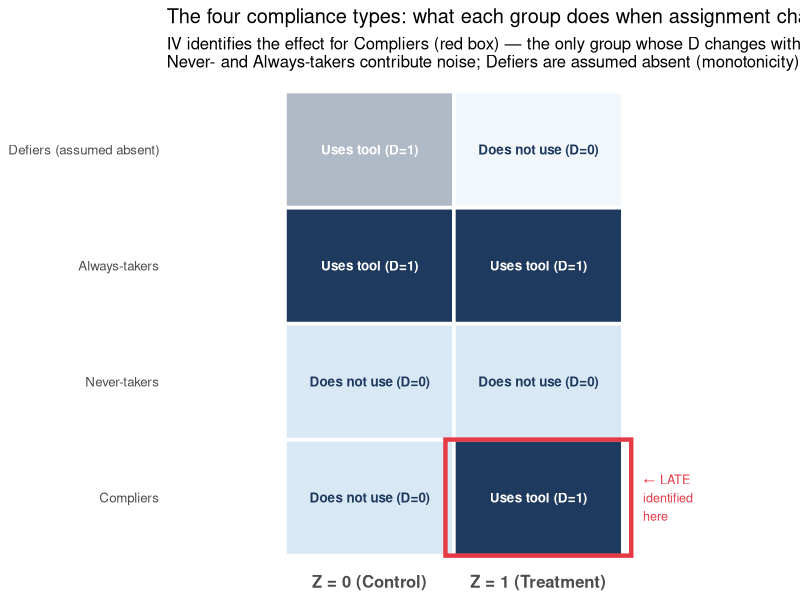
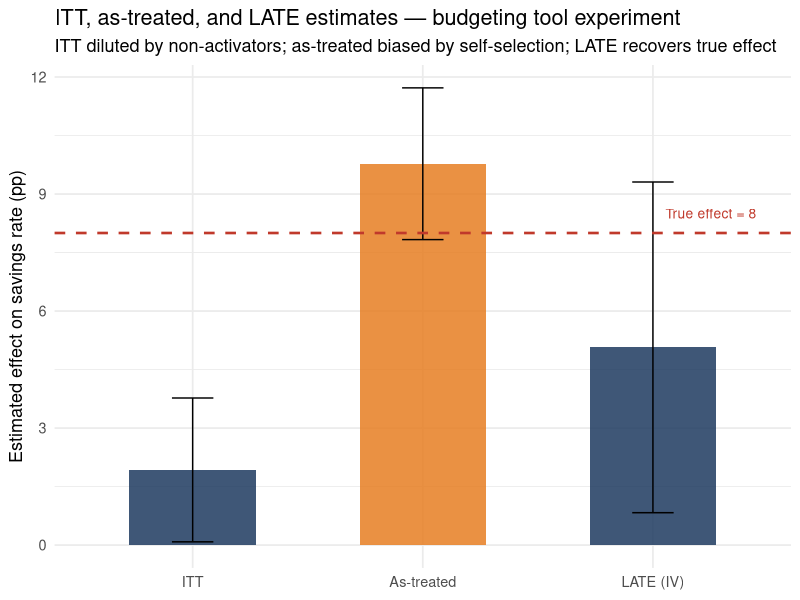

Recreate these plots in R, in order.
## ---- chunk 1
library(tidyverse)
library(AER)
library(broom)
library(ggplot2)
library(patchwork)
library(sandwich)
library(lmtest)
set.seed(42)
## ---- chunk 2
# Visual illustration of the four compliance types
compliance_grid <- tibble(
  type      = rep(c("Compliers", "Never-takers", "Always-takers", "Defiers (assumed absent)"), each = 2),
  condition = rep(c("Z = 0 (Control)", "Z = 1 (Treatment)"), times = 4),
  D         = c(0, 1,   # Compliers: 0 when control, 1 when treatment
                0, 0,   # Never-takers: always 0
                1, 1,   # Always-takers: always 1
                1, 0),  # Defiers: opposite of assignment
  affected  = c(TRUE, TRUE,   # Compliers are affected
                FALSE, FALSE, # Never-takers not affected
                FALSE, FALSE, # Always-takers not affected
                TRUE, TRUE)   # Defiers are affected (but assumed away)
) |>
  mutate(
    D_label    = ifelse(D == 1, "Uses tool (D=1)", "Does not use (D=0)"),
    type       = factor(type, levels = c("Compliers", "Never-takers",
                                         "Always-takers", "Defiers (assumed absent)")),
    condition  = factor(condition, levels = c("Z = 0 (Control)", "Z = 1 (Treatment)"))
  )

fill_colors <- c("Uses tool (D=1)"    = "#1e3a5f",
                 "Does not use (D=0)" = "#d9e8f5")
text_colors <- c("Uses tool (D=1)"    = "white",
                 "Does not use (D=0)" = "#1e3a5f")

ggplot(compliance_grid,
       aes(x = condition, y = type, fill = D_label)) +
  geom_tile(color = "white", linewidth = 1.2, aes(alpha = ifelse(type == "Defiers (assumed absent)", 0.35, 1))) +
  geom_text(aes(label = D_label, color = D_label), size = 3.4, fontface = "bold") +
  # Highlight complier column change
  annotate("rect", xmin = 1.45, xmax = 2.55, ymin = 0.5, ymax = 1.5,
           fill = NA, color = "#e63946", linewidth = 1.5) +
  annotate("text",  x = 2.62, y = 1, label = "\u2190 LATE\nidentified\nhere",
           hjust = 0, size = 3.2, color = "#e63946", linewidth = 0.8) +
  scale_fill_manual(values = fill_colors) +
  scale_color_manual(values = text_colors) +
  scale_alpha_identity() +
  coord_cartesian(xlim = c(0.4, 2.9)) +
  labs(
    title    = "The four compliance types: what each group does when assignment changes",
    subtitle = "IV identifies the effect for Compliers (red box) — the only group whose D changes with Z.\nNever- and Always-takers contribute noise; Defiers are assumed absent (monotonicity).",
    x = NULL, y = NULL
  ) +
  theme_minimal(base_size = 12) +
  theme(legend.position = "none",
        panel.grid     = element_blank(),
        axis.text.x    = element_text(face = "bold", size = 12))
## ---- chunk 3
set.seed(42)
n <- 200
Z <- rep(c(0, 1), each = 100)

# Latent motivation: financial self-efficacy, goal orientation, savings habits
motivation  <- rnorm(n, 0, 1)

# In the treatment arm, higher motivation → higher probability of activating the tool
# Average compliance rate ≈ 65% (plogis(-0.4) ≈ 0.40 at motivation=0;
# ranges from ~0.40 to ~0.85 across motivation distribution)
p_activate  <- plogis(-0.4 + 1.2 * motivation)
D <- ifelse(Z == 1, rbinom(n, 1, p_activate), 0)   # one-sided noncompliance

# True DGP: tool raises savings by 8 pp; motivation also independently raises savings
# → Activators (D=1) are both using the tool AND more motivated: as-treated is biased upward
savings_rate <- 10 + 8 * D + 3 * motivation + rnorm(n, 0, 5)

df_nc <- tibble(id = 1:n, Z = factor(Z), D = factor(D), motivation, savings_rate)

# Confirm the bias mechanism is present
cat("Compliance rate (treatment arm):  ", round(mean(D[Z==1]), 2), "\n")
cat("Mean motivation among activators: ", round(mean(motivation[D==1]), 2), "\n")
cat("Mean motivation among non-activators:", round(mean(motivation[D==0 & Z==1]), 2), "\n")
cat("→ Activators are more motivated by", round(mean(motivation[D==1]) - mean(motivation[D==0 & Z==1]), 2),
    "SDs — this is what biases the as-treated estimate upward.\n")
## ---- chunk 4
# Compliance rates by arm
df_nc |>
  group_by(Z) |>
  summarise(
    n = n(),
    n_activated = sum(as.integer(as.character(D))),
    compliance_rate = mean(as.integer(as.character(D))),
    mean_motivation = mean(motivation),
    .groups = "drop"
  ) |>
  knitr::kable(digits = 3, caption = "Compliance by assignment group. Mean motivation should be balanced by Z (randomization). Within Z=1, compliers (D=1) should show higher motivation than non-compliers.")

# Profile of compliers vs. non-compliers on motivation
df_nc |>
  mutate(
    compliance_type = case_when(
      Z == 0 ~ "Control (no offer)",
      Z == 1 & D == 1 ~ "Complier (offered + activated)",
      Z == 1 & D == 0 ~ "Non-complier (offered but not activated)"
    )
  ) |>
  group_by(compliance_type) |>
  summarise(
    n = n(),
    mean_motivation = mean(motivation),
    mean_savings = mean(savings_rate),
    .groups = "drop"
  ) |>
  knitr::kable(digits = 3,
    caption = "Complier profile. Compliers are more motivated than non-compliers — this is the self-selection mechanism that biases the as-treated estimate.")
## ---- chunk 5
m_itt  <- lm(savings_rate ~ Z,   data = df_nc)
m_at   <- lm(savings_rate ~ D,   data = df_nc)
m_late <- ivreg(savings_rate ~ D | Z, data = df_nc)
## ---- chunk 6
bind_rows(
  broom::tidy(m_itt)  |> filter(term == "Z1") |>
    mutate(method = "ITT (assignment)"),
  broom::tidy(m_at)   |> filter(term == "D1") |>
    mutate(method = "As-treated (biased — self-selection)"),
  broom::tidy(m_late) |> filter(term == "D1") |>
    mutate(method = "LATE via IV (Wald estimator)")
) |>
  select(method, estimate, std.error, p.value) |>
  knitr::kable(
    digits  = 3,
    caption = "True effect for compliers = 8. ITT is diluted by the 35% non-activators. As-treated is biased upward (activators are more motivated to save). LATE recovers the true complier effect."
  )
## ---- chunk 7
itt_est   <- coef(m_itt)["Z1"]
comp_rate <- mean(as.integer(as.character(df_nc$D))[Z == 1]) -
             mean(as.integer(as.character(df_nc$D))[Z == 0])

cat("ITT estimate:      ", round(itt_est, 3), "\n")
cat("Compliance rate:   ", round(comp_rate, 3), "\n")
cat("Wald LATE:         ", round(itt_est / comp_rate, 3), "\n")
cat("ivreg LATE:        ", round(coef(m_late)["D1"], 3), "\n")
## ---- chunk 8
est_df <- bind_rows(
  broom::tidy(m_itt)  |> filter(term == "Z1") |>
    mutate(method = "ITT"),
  broom::tidy(m_at)   |> filter(term == "D1") |>
    mutate(method = "As-treated"),
  broom::tidy(m_late) |> filter(term == "D1") |>
    mutate(method = "LATE (IV)")
) |>
  mutate(
    method   = factor(method, levels = c("ITT", "As-treated", "LATE (IV)")),
    biased   = method == "As-treated"
  )

ggplot(est_df, aes(x = method, y = estimate, fill = biased)) +
  geom_col(width = 0.55, alpha = 0.85) +
  geom_errorbar(aes(ymin = estimate - 1.96 * std.error,
                    ymax = estimate + 1.96 * std.error),
                width = 0.18) +
  geom_hline(yintercept = 8, linetype = "dashed", color = "#c0392b", linewidth = 0.9) +
  annotate("text", x = 3.45, y = 8.5, label = "True effect = 8",
           color = "#c0392b", hjust = 1, size = 3.5) +
  scale_fill_manual(values = c("FALSE" = "#1e3a5f", "TRUE" = "#e67e22"),
                    guide = "none") +
  labs(
    title    = "ITT, as-treated, and LATE estimates — budgeting tool experiment",
    subtitle = "ITT diluted by non-activators; as-treated biased by self-selection; LATE recovers true effect",
    x        = NULL,
    y        = "Estimated effect on savings rate (pp)"
  ) +
  theme_minimal(base_size = 13)
## ---- chunk 9
n   <- 200
Z   <- rep(c(0, 1), each = 100)
D   <- ifelse(Z == 1,
              rbinom(100, 1, 0.75),   # 75% compliance in treatment
              rbinom(100, 1, 0.10))   # 10% crossover in control
Y   <- 50 - 8 * D + rnorm(n, 0, 7)

df_2s      <- tibble(Z = factor(Z), D = factor(D), Y)
m_late_2s  <- ivreg(Y ~ D | Z, data = df_2s)

broom::tidy(m_late_2s) |>
  filter(term == "D1") |>
  select(estimate, std.error, p.value) |>
  knitr::kable(digits = 3,
               caption = "Two-sided noncompliance: ivreg() generalizes automatically. True effect = -8.")
